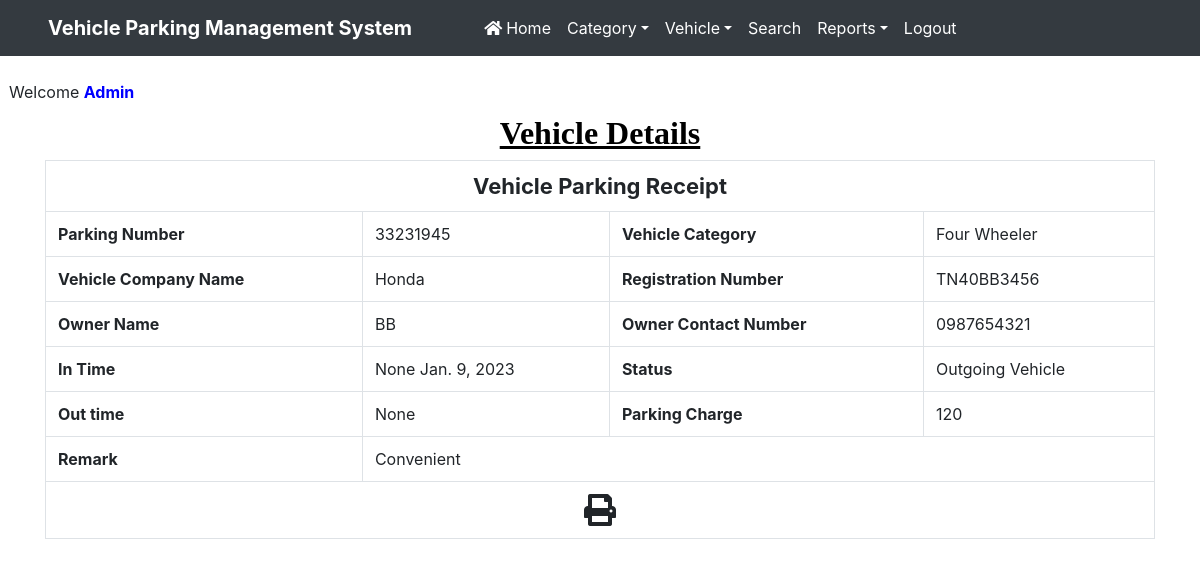
The app's page /print/2 (signed in) with its own data.
### vehicle/models.py (models this page shows, shortened)
class Vehicle(models.Model):
    id = models.BigAutoField(primary_key=True)
    parkingnumber = models.CharField(max_length=20)
    category = models.ForeignKey(Category, on_delete=models.CASCADE)
    vehiclecompany = models.CharField(max_length=50)
    regno = models.CharField(max_length=10)
    ownername = models.CharField(max_length=50)
    ownercontact = models.CharField(max_length=15)
    pdate = models.DateField()
    intime = models.DateTimeField()
    outtime = models.DateTimeField(null=True, blank=True)
    parkingcharge = models.CharField(max_length=50)
    remark = models.CharField(max_length=500)
    status = models.CharField(max_length=20)

class Category(models.Model):
    categoryname = models.CharField(max_length=50)
    slot_count = models.PositiveIntegerField(default=0)
    current_slot = models.IntegerField(default=0)

### vehicle/views.py (the view)
# urls.py: path('print/<int:pid>',print_detail,name='print'),
def print_detail(request,pid):
    if not request.user.is_authenticated:
        return redirect('admin_login')
    vehicle = Vehicle.objects.get(id=pid)
    d = {'vehicle': vehicle}
    return render(request,'print.html', d)

### vehicle/templates/print.html (shortened to what this page needs)
{% load static %}
<html>
<head>
{% include 'headeradmin.html' %}
  <link rel = stylesheet href="https://cdn.datatables.net/1.10.20/css/jquery.dataTables.min.css">
<link rel = stylesheet href="https://cdn.datatables.net/buttons/1.6.1/css/buttons.dataTables.min.css">
</head>
<body>
{% include 'nav2admin.html' %}
<br> &nbsp;&nbsp;Welcome <b style = 'text-transform : capitalize ; color : blue'>{{request.user.username}}</b>
<div class="container" style = "margin-top:10px">
<h2 class="text-center" style = "font-family : Times New Roman ; color : black"> <strong><u>Vehicle Details</u></strong></h2>
 <div  id="exampl">
      <table border="1" class="table table-bordered mg-b-0">
        <tr>
          <th colspan="4" style="text-align: center; font-size:22px;"> Vehicle Parking Receipt</th>
        </tr>
   <tr>
                                <th>Parking Number</th>
                                   <td>{{vehicle.parkingnumber}}</td>
                                <th>Vehicle Category</th>
                                   <td>{{vehicle.category.categoryname}}</td>
                                   </tr>
                                   <tr>
                                <th>Vehicle Company Name</th>
                                   <td>{{vehicle.vehiclecompany}}</td>
                                <th>Registration Number</th>
                                   <td>{{vehicle.regno}}</td>
                                   </tr>
                                   <tr>
                                    <th>Owner Name</th>
                                      <td>{{vehicle.ownername}}</td>
                                       <th>Owner Contact Number</th>
                                        <td>{{vehicle.ownercontact}}</td>
                                    </tr>
                                    <tr>
                               <th>In Time</th>
                                <td>{{vehicle.intime}} {{vehicle.pdate}}</td>
    <th>Status</th>
    <td>
{% if vehicle.status == 'Out' %}
  Outgoing Vehicle
{% endif %}
     </td>
  </tr>
{% if vehicle.remark != '' %}
<tr>
<th>Out time</th>
<td>{{vehicle.outtime}}</td>
<th>Parking Charge</th>
<td>{{vehicle.parkingcharge}}</td>
</tr>
<tr>
  <th>Remark</th>
  <td colspan="3">{{vehicle.remark}}</td>
</tr>
{% endif %}
  <tr>
    <td colspan="4" style="text-align:center; cursor:pointer"><i class="fa fa-print fa-2x" aria-hidden="true" OnClick="CallPrint(this.value)"  ></i></td>
  </tr>
</table>
          </div>
</div>
</body>
</html>

### vehicle/static/css/mystyle.css (style rules this page uses)
html { scroll-behavior:smooth; }

### records on screen
Vehicle: parkingnumber "33231945", category.categoryname "Four Wheeler", vehiclecompany "Honda", regno "TN40BB3456", ownername "BB", ownercontact "0987654321", intime "None", pdate "Jan. 9, 2023", outtime "None", parkingcharge "120", remark "Convenient"

### other values on screen
{{ request.user.username }} "Admin"
